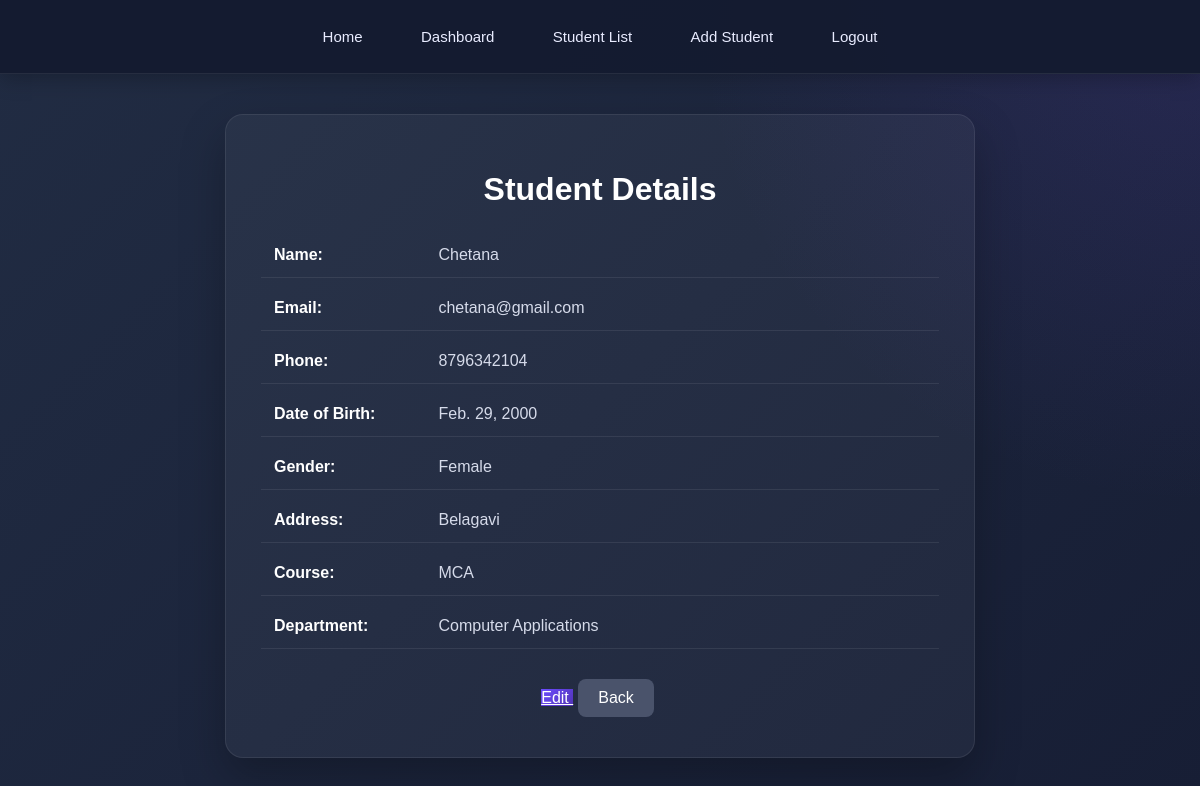
The page /student/1/ (signed in) on the database its author committed.
### students/models.py (models this page shows, shortened)
class Student(models.Model):
    name = models.CharField(max_length=100)
    email = models.EmailField(unique=True)
    phone = models.CharField(max_length=10, unique=True)
    date_of_birth = models.DateField()
    gender = models.CharField(max_length=10)
    address = models.TextField()
    course = models.CharField(max_length=100)
    department = models.CharField(max_length=100)

### students/views.py (the view)
# urls.py: path('student/<int:id>/', views.student_detail, name='student_detail'),
@login_required
def student_detail(request, id):
    student = get_object_or_404(Student, id=id)
    return render(
        request,
        'students/student_detail.html',
        {'student': student}
    )

### StudentManagementSystem/students/templates/students/student_detail.html (shortened to what this page needs)
{% load static %}
<!DOCTYPE html>
<html>
<head>
    <link rel="stylesheet" href="{% static 'students/style.css' %}">
</head>
<body>
    <nav>
        <a href="{% url 'home' %}">Home</a>
        {% if user.is_authenticated %}
            <a href="{% url 'dashboard' %}">Dashboard</a>
            <a href="{% url 'student_list' %}">
                Student List
            </a>
            <a href="{% url 'add_student' %}">
                Add Student
            </a>
            <a href="{% url 'logout' %}">
                Logout
            </a>
        {% else %}
            <a href="{% url 'login' %}">
                Login
            </a>
        {% endif %}
    </nav>
    <div class="detail-container">
        <h1>Student Details</h1>
        <div class="student-details">
            <p>
                <strong>Name:</strong> {{ student.name }}
            </p>
            <p>
                <strong>Email:</strong> {{ student.email }}
            </p>
            <p>
                <strong>Phone:</strong> {{ student.phone }}
            </p>
            <p>
                <strong>Date of Birth:</strong> {{ student.date_of_birth }}
            </p>
            <p>
                <strong>Gender:</strong> {{ student.gender }}
            </p>
            <p>
                <strong>Address:</strong> {{ student.address }}
            </p>
            <p>
                <strong>Course:</strong> {{ student.course }}
            </p>
            <p>
                <strong>Department:</strong> {{ student.department }}
            </p>
        </div>
        <div class="detail-buttons">
            <a href="{% url 'edit_student' student.id %}" class="edit-button"> Edit </a>
            <a href="{% url 'student_list' %}" class="back-button"> Back </a>
        </div>
    </div>
</body>
</html>

### students/static/students/style.css (style rules this page uses)
* { box-sizing: border-box; }
html { scroll-behavior: smooth; }
body { margin: 0; padding: 0; font-family: Arial, Helvetica, sans-serif; background: radial-gradient( circle at top right, rgba(110, 72, 220, 0.15), transparent 35% ), linear-gradient( 135deg, #212C43 0%, #171E35 100% ); color: #ffffff; min-height: 100vh; text-align: center; }
nav { background: rgba(20, 27, 48, 0.95); padding: 18px 25px; text-align: center; border-bottom: 1px solid rgba(255, 255, 255, 0.08); box-shadow: 0 4px 20px rgba(0, 0, 0, 0.25); position: relative; z-index: 10; }
nav a { display: inline-block; color: #e9ecff; text-decoration: none; margin: 0 12px; padding: 10px 15px; font-size: 15px; border-radius: 8px; transition: 0.3s ease; }
.edit-button { background: linear-gradient( 135deg, #6c4cff, #5133b6 ); color: white !important; }
.detail-container { width: 85%; max-width: 750px; margin: 40px auto; padding: 35px; background: rgba(255, 255, 255, 0.045); border-radius: 18px; border: 1px solid rgba(255, 255, 255, 0.08); box-shadow: 0 20px 45px rgba(0, 0, 0, 0.25); }
.detail-container h1 { text-align: center; margin-bottom: 25px; color: white; }
.student-details { margin-top: 20px; }
.student-details p { padding: 13px; margin: 8px 0; border-bottom: 1px solid rgba(255, 255, 255, 0.08); color: #d6dbea; text-align: left; }
.student-details strong { display: inline-block; width: 160px; color: #ffffff; }
.detail-buttons { text-align: center; margin-top: 25px; }
.back-button { display: inline-block; padding: 10px 20px; margin: 5px; color: white; text-decoration: none; border-radius: 8px; background: #4a536b; transition: 0.3s ease; }

### rows shown on the page
Student: name "Chetana", email "chetana@gmail.com", phone "8796342104", date_of_birth "Feb. 29, 2000", gender "Female", address "Belagavi", course "MCA", department "Computer Applications"
